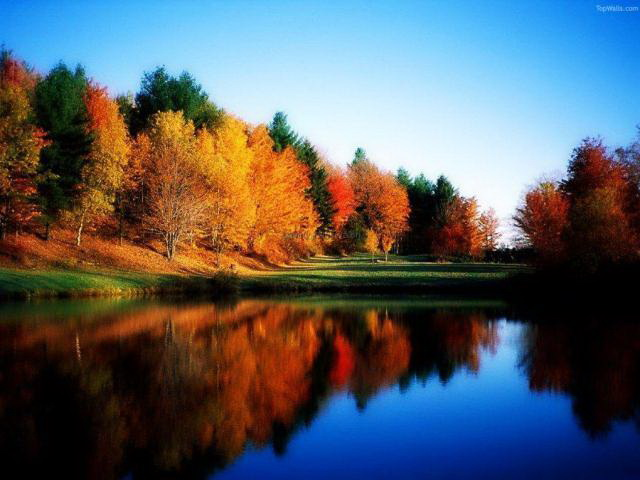
%> input picture 480p/2xO480p.jpg, 640 x 480 px
$ octave nearest.m   (GNU Octave 9; MATLAB toolbox functions it lacks are replaced by stand-ins)
%> lines starting %> are read from the running program, lines starting %| are printed output that depends on the picture
clear all
clc
close all


%READ A RGB IMAGE
A=imread('480p/2xO480p.jpg');
%> A is the input picture: size 480x640x3 uint8; mean R, G, B 88.5, 93.4, 99.9
tic

% DEFINE THE RESAMPLE SIZE
Col = 1920;
Row = 1080;


%FIND THE RATIO OF THE NEW SIZE BY OLD SIZE
rtR = Row/size(A,1);
%> rtR = 2.25
rtC = Col/size(A,2);
%> rtC = 3

%OBTAIN THE INTERPOLATED POSITIONS
IR = ceil([1:(size(A,1)*rtR)]./(rtR));
%> IR = 1080 values from 1 to 480
IC = ceil([1:(size(A,2)*rtC)]./(rtC));
%> IC = 1920 values from 1 to 640


%RED CHANNEL
Temp= A(:,:,1);
%ROW-WISE INTERPOLATION
Red = Temp(IR,:);
%COLUMNWISE INTERPOLATION
Red = Red(:,IC);
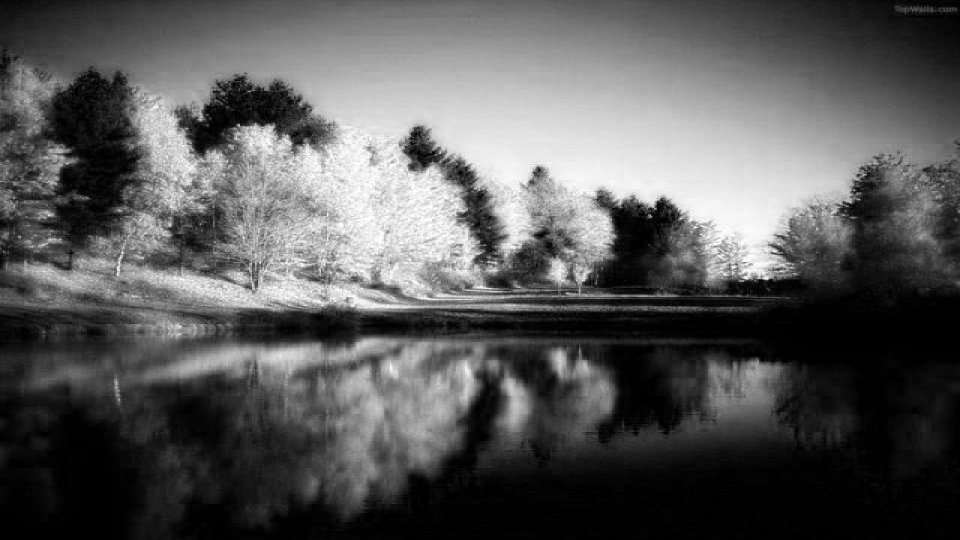
%> Red: size 1080x1920 uint8 (shown at 1/2 size); min 0, max 255, mean 88.5


%GREEN CHANNEL
Temp= A(:,:,2);
%ROW-WISE INTERPOLATION
Green = Temp(IR,:);
%COLUMNWISE INTERPOLATION
Green = Green(:,IC);
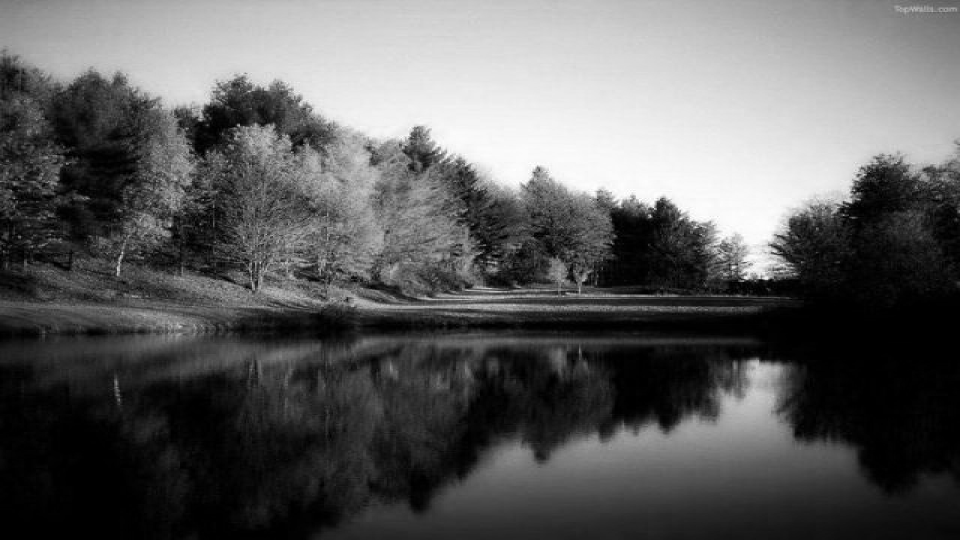
%> Green: size 1080x1920 uint8 (shown at 1/2 size); min 0, max 255, mean 93.4


%BLUE CHANNEL
Temp= A(:,:,3);
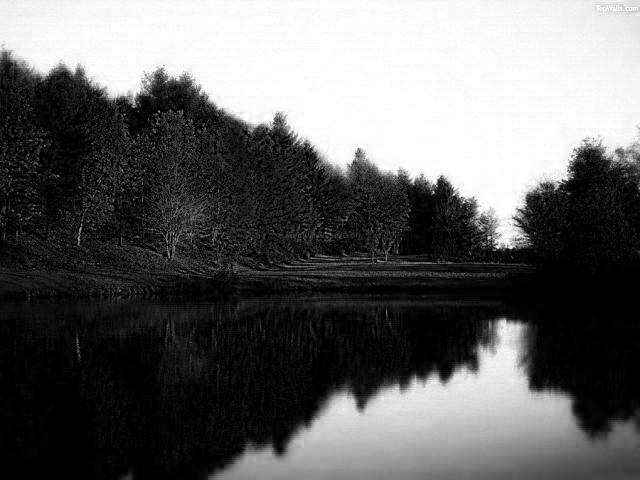
%> Temp: size 480x640 uint8; min 0, max 255, mean 99.9
%ROW-WISE INTERPOLATION
Blue = Temp(IR,:);
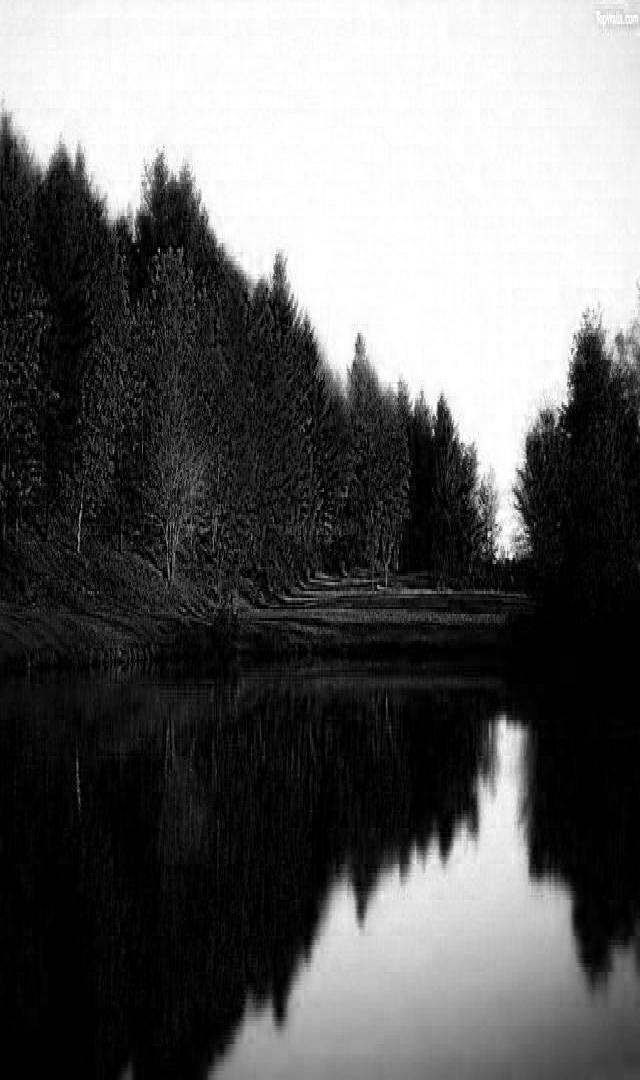
%> Blue: size 1080x640 uint8; min 0, max 255, mean 99.9
%COLUMNWISE INTERPOLATION
Blue = Blue(:,IC);
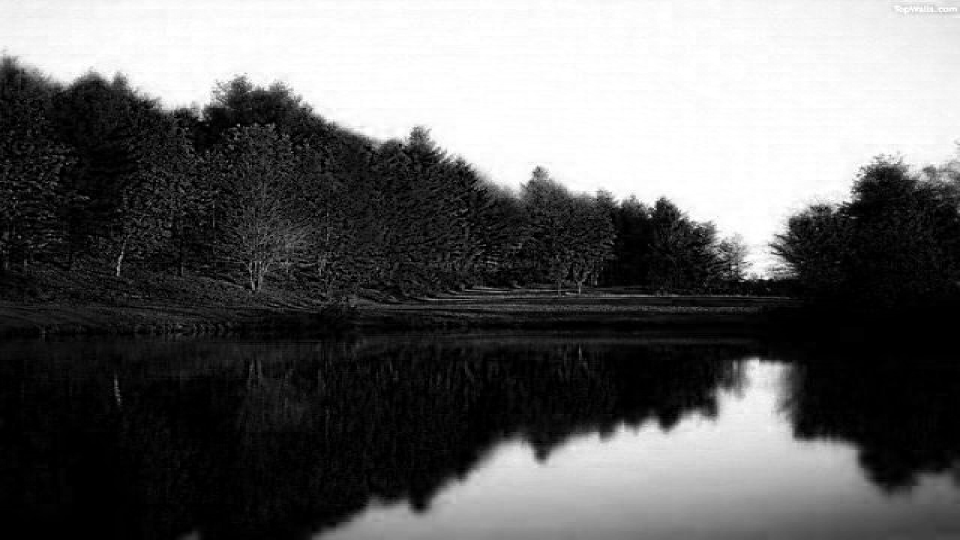
%> Blue: size 1080x1920 uint8 (shown at 1/2 size); min 0, max 255, mean 99.9


Output=zeros([Row,Col,3]);
Output(:,:,1)=Red;
Output(:,:,2)=Green;
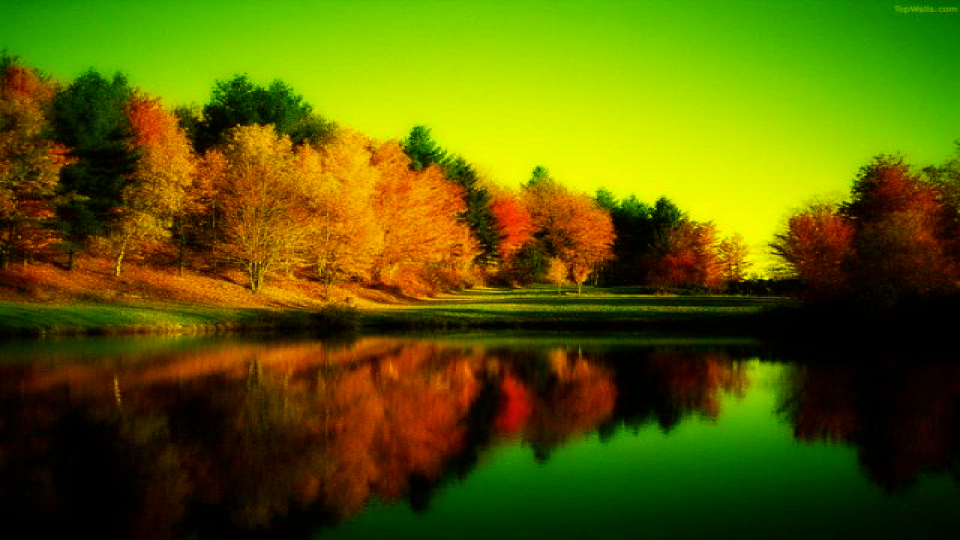
%> Output: size 1080x1920x3 double (shown at 1/2 size); mean R, G, B 88.5, 93.4, 0
Output(:,:,3)=Blue;
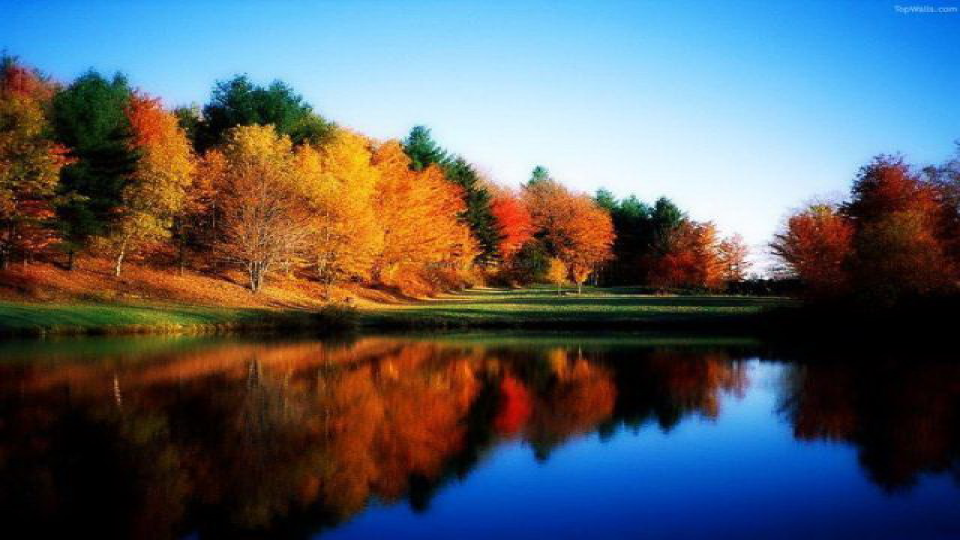
%> Output: size 1080x1920x3 double (shown at 1/2 size); mean R, G, B 88.5, 93.4, 99.9

Output = uint8(Output);
%> Output: size 1080x1920x3 uint8

toc
imwrite(Output, 'nearest1080p2xO480p.jpg');

$ run again, with 480p/1xO480p.jpg copied over 480p/2xO480p.jpg
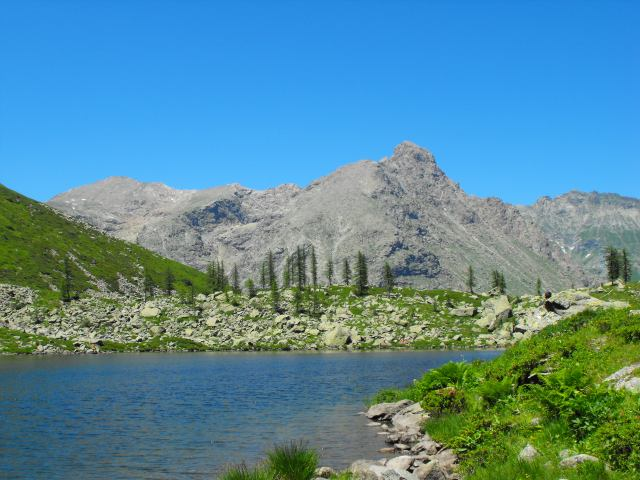
%> input picture 480p/1xO480p.jpg, 640 x 480 px
%> A is the input picture: size 480x640x3 uint8; mean R, G, B 88, 138.5, 153.9
%> `Blue = Blue(:,IC);`:
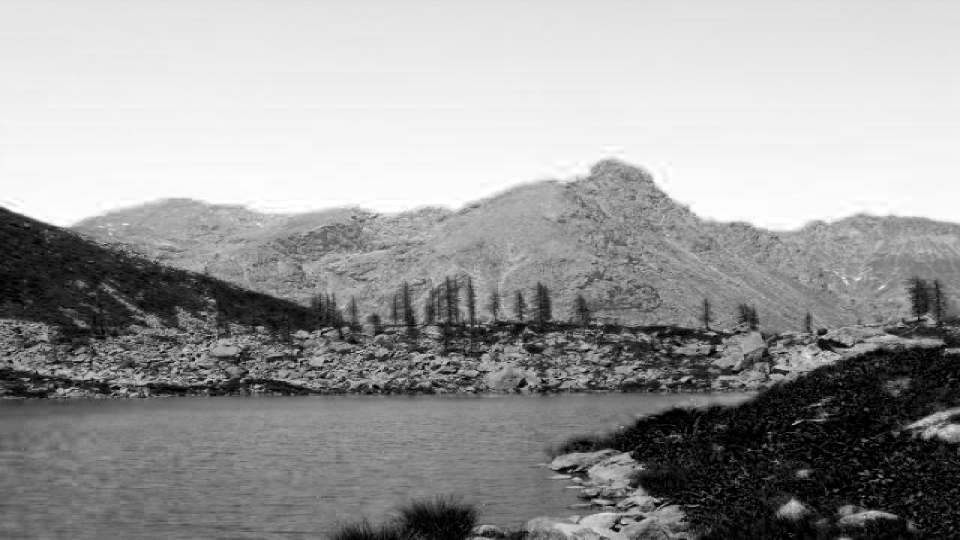
%> Blue: size 1080x1920 uint8 (shown at 1/2 size); min 0, max 255, mean 153.9
%> `Output(:,:,3)=Blue;`:
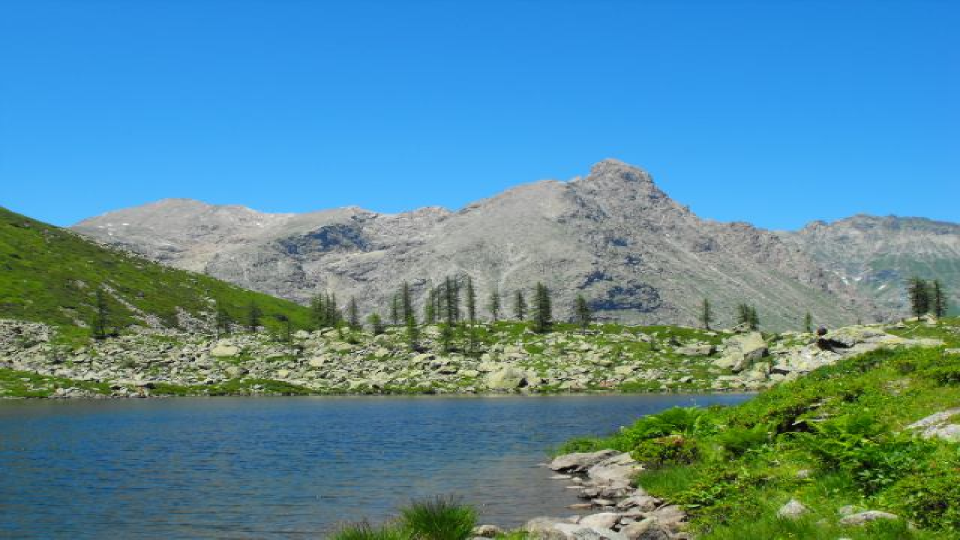
%> Output: size 1080x1920x3 double (shown at 1/2 size); mean R, G, B 88, 138.5, 153.9
